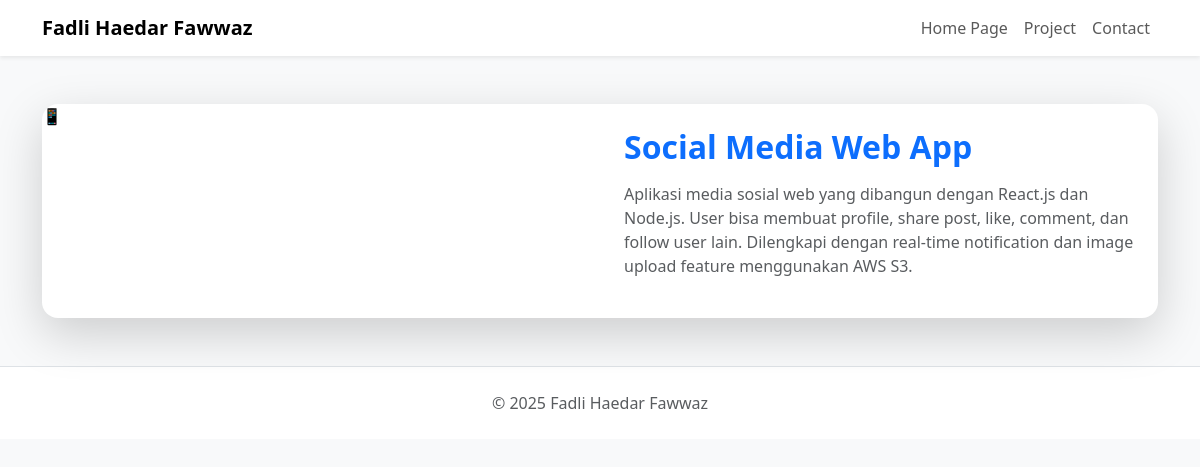
Page /projek/project-detail.php?id=2 on the committed database.
### tables this page shows
CREATE TABLE IF NOT EXISTS projects (
    id INT AUTO_INCREMENT PRIMARY KEY,
    judul VARCHAR(200) NOT NULL,
    deskripsi LONGTEXT NOT NULL,
    gambar VARCHAR(255),
    link VARCHAR(255),
    created_at TIMESTAMP DEFAULT CURRENT_TIMESTAMP,
    updated_at TIMESTAMP DEFAULT CURRENT_TIMESTAMP ON UPDATE CURRENT_TIMESTAMP
);

### projek/project-detail.php (the view, shortened to what this page needs)
<?php
require_once '../db.php';
$project_id = isset($_GET['id']) ? intval($_GET['id']) : 0;
$query = "SELECT id, judul, deskripsi, gambar, link, created_at, updated_at FROM projects WHERE id = $project_id LIMIT 1";
$result = $conn->query($query);
$project = $result->fetch_assoc();
$imagePath = '';
?>
<!DOCTYPE html>
<html lang="en">
  <head>
    <link
      href="https://cdn.jsdelivr.net/npm/bootstrap@5.3.3/dist/css/bootstrap.min.css"
      rel="stylesheet"
    />
  </head>
  <body class="bg-light">
    <nav class="navbar navbar-expand-lg navbar-light bg-white shadow-sm mb-4">
      <div class="container">
        <a class="navbar-brand fw-bold" href="../index.html">Fadli Haedar Fawwaz</a>
        <div class="collapse navbar-collapse justify-content-end" id="navbarNav">
          <ul class="navbar-nav">
            <li class="nav-item">
              <a class="nav-link" href="../index.php#about">Home Page</a>
            </li>
            <li class="nav-item">
              <a class="nav-link" href="../index.php#projects">Project</a>
            </li>
            <li class="nav-item">
              <a class="nav-link" href="../index.php#contact">Contact</a>
            </li>
          </ul>
        </div>
      </div>
    </nav>
    <div class="container my-5">
      <div class="card shadow-lg border-0 rounded-4 overflow-hidden">
        <div class="row g-0">
          <div class="col-md-6">
            <?php if (!empty($imagePath)): ?>
                <img src="<?php echo $imagePath; ?>" alt="<?php echo htmlspecialchars($project['judul']); ?>" class="img-fluid h-100 object-fit-cover">
            <?php else: ?>
                <div class="img-fluid h-100 object-fit-cover">📱</div>
            <?php endif; ?>
          </div>
          <div class="col-md-6 d-flex flex-column justify-content-center p-4">
            <h2 class="fw-bold mb-3 text-primary"><?php echo htmlspecialchars($project['judul']); ?></h2>
            <p class="text-muted">
              <?php echo htmlspecialchars($project['deskripsi']); ?>
            </p>
          </div>
        </div>
      </div>
      </div>
    <footer class="text-center py-4 bg-white border-top mt-5">
      <p class="mb-0 text-muted">&copy; 2025 Fadli Haedar Fawwaz</p>
    </footer>
  </body>
</html>

### rows in the picture
projects: judul "Social Media Web App", deskripsi "Aplikasi media sosial web yang dibangun dengan React.js dan Node.js. User bisa membuat profile, share post, like, comment, dan follow user lain. Dilengkapi dengan real-time notification dan image upload feature menggunakan AWS S3."
